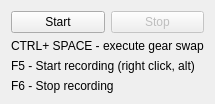
<?xml version="1.0" encoding="UTF-8"?>
<ui version="4.0">
 <class>MainWindow</class>
 <widget class="QMainWindow" name="MainWindow">
  <property name="geometry">
   <rect>
    <x>0</x>
    <y>0</y>
    <width>190</width>
    <height>102</height>
   </rect>
  </property>
  <property name="sizePolicy">
   <sizepolicy hsizetype="MinimumExpanding" vsizetype="MinimumExpanding">
    <horstretch>0</horstretch>
    <verstretch>0</verstretch>
   </sizepolicy>
  </property>
  <property name="windowTitle">
   <string>Gear Swap</string>
  </property>
  <property name="windowIcon">
   <iconset resource="images.qrc">
    <normaloff>:/icons/images/bag.png</normaloff>:/icons/images/bag.png</iconset>
  </property>
  <widget class="QWidget" name="centralWidget">
   <layout class="QVBoxLayout" name="verticalLayout_2">
    <item>
     <layout class="QHBoxLayout" name="horizontalLayout_2">
      <item>
       <widget class="QPushButton" name="startButton">
        <property name="text">
         <string>Start</string>
        </property>
       </widget>
      </item>
      <item>
       <widget class="QPushButton" name="stopButton">
        <property name="enabled">
         <bool>false</bool>
        </property>
        <property name="text">
         <string>Stop</string>
        </property>
        <property name="default">
         <bool>false</bool>
        </property>
       </widget>
      </item>
     </layout>
    </item>
    <item>
     <layout class="QVBoxLayout" name="verticalLayout">
      <item>
       <widget class="QLabel" name="label_3">
        <property name="text">
         <string>CTRL+ SPACE - execute gear swap</string>
        </property>
       </widget>
      </item>
      <item>
       <widget class="QLabel" name="label">
        <property name="text">
         <string>F5 - Start recording (right click, alt)</string>
        </property>
       </widget>
      </item>
      <item>
       <widget class="QLabel" name="label_2">
        <property name="text">
         <string>F6 - Stop recording</string>
        </property>
       </widget>
      </item>
     </layout>
    </item>
   </layout>
  </widget>
 </widget>
 <layoutdefault spacing="6" margin="11"/>
 <resources>
  <include location="images.qrc"/>
 </resources>
 <connections/>
</ui>
